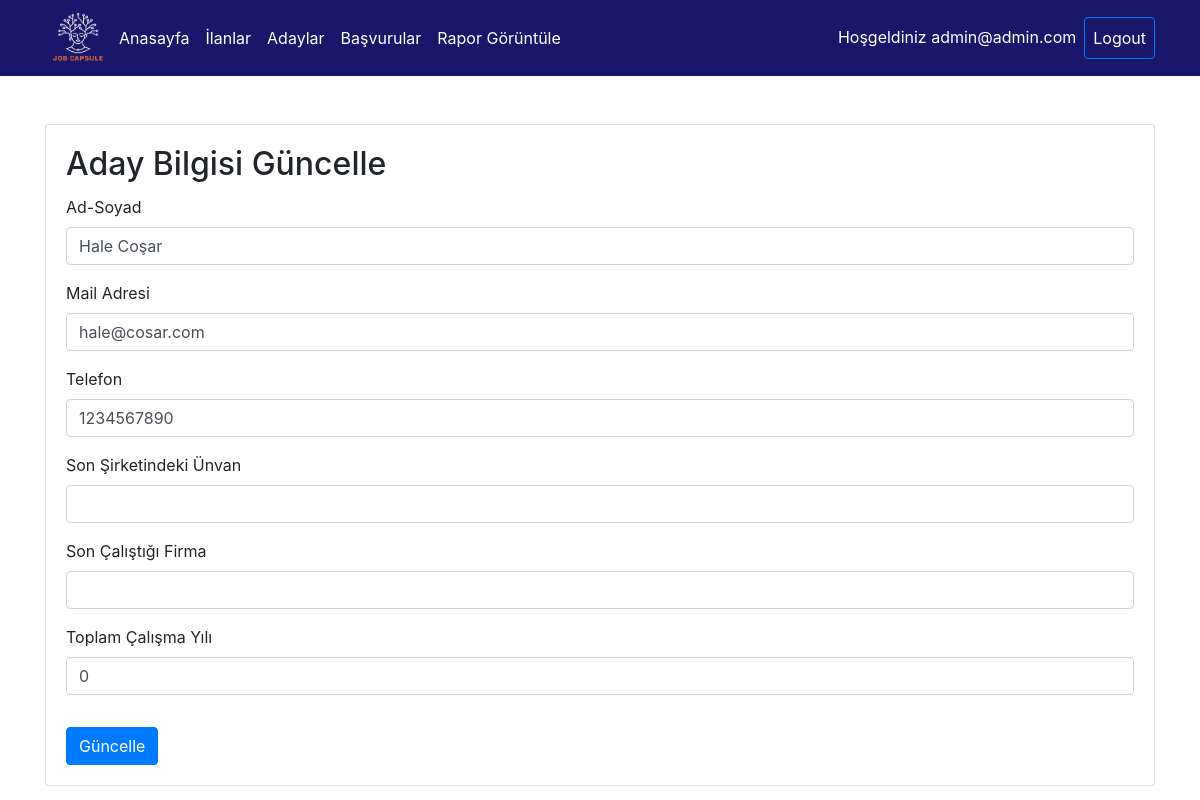
The app's page /Job_Capsule/Components/Admin-Operations/candidateUpdate.php?id=35 (signed in) with its own data.
### tables this page shows
CREATE TABLE `users` (
  `id` int(11) NOT NULL,
  `mail` varchar(50) NOT NULL,
  `password` varchar(200) NOT NULL,
  `phone` varchar(20) NOT NULL,
  `fullname` varchar(200) NOT NULL,
  `role` bit(1) NOT NULL DEFAULT b'0',
  `cvfilename` text NOT NULL,
  `isDeleted` bit(1) NOT NULL DEFAULT b'0',
  `lastTitle` text NOT NULL,
  `lastCompany` text NOT NULL,
  `experienceYear` int(11) NOT NULL
);

### Job_Capsule/libs/functions.php (called while the page is built, shortened)
<?php
function getCandidateByID(int $id)
{
    include "config.php";
    $query = "SELECT * from users WHERE id='$id'";
    $result = mysqli_query($connection, $query);
    $row = mysqli_fetch_assoc($result);
    return $row;
}
?>

### Job_Capsule/Components/Admin-Operations/candidateUpdate.php (the view, shortened to what this page needs)
<?php
require "../../libs/functions.php";
include "admin-nav.php";
$id = $_GET['id'] ?? null;
$candidate = getCandidateByID($id);
$fullname = $candidate['fullname'];
$mail = $candidate['mail'];
$phone = $candidate['phone'];
$lastTitle = $candidate['lastTitle'];
$lastCompany = $candidate['lastCompany'];
$experienceYear = $candidate['experienceYear'];
?>
<!DOCTYPE html>
<html lang="en">
<head>
    <link rel="stylesheet" href="https://stackpath.bootstrapcdn.com/bootstrap/4.5.2/css/bootstrap.min.css"
>
</head>
<body>
    <div class="container mt-5">
        <div class="row">
            <div class="col-12">
                <div class="card">
                    <div class="card-body">
                        <h2 class="card-title">Aday Bilgisi Güncelle</h2>
                        <form action="candidateUpdate.php" method="POST" enctype="multipart/form-data">
                            <div class="form-group">
                                <label for="fullname">Ad-Soyad</label>
                                <input type="text" name="fullname" id="fullname" class="form-control"
                                    value="<?php echo $fullname; ?>">
                            </div>
                            <div class="form-group">
                                <label for="mail">Mail Adresi</label>
                                <input type="email" name="mail" id="typemail" class="form-control"
                                    value="<?php echo htmlspecialchars($mail); ?>" />
                            </div>
                            <div class="form-group">
                                <label for="phone">Telefon</label>
                                <input type="text" id="typephone" class="form-control" name="phone"
                                    value="<?php echo htmlspecialchars($phone); ?>" />
                            </div>
                            <div class="form-group">
                                <label for="lastTitle">Son Şirketindeki Ünvan</label>
                                <input type="text" class="form-control" id="typelastTitle" name="lastTitle"
                                    value="<?php echo htmlspecialchars($lastTitle); ?>" />
                            </div>
                            <div class="form-group">
                                <label for="lastCompany">Son Çalıştığı Firma </label>
                                <input type="text" class="form-control" id="typelastCompany" name="lastCompany"
                                    value="<?php echo htmlspecialchars($lastCompany); ?>" />
                            </div>
                            <div class="form-group">
                                <label for="experienceYear">Toplam Çalışma Yılı </label>
                                <input type="text" id="typeexperienceYear" class="form-control" name="experienceYear"
                                    value="<?php echo htmlspecialchars($experienceYear); ?>" />
                            </div>
                            <button type="submit" class="btn btn-primary mt-3">Güncelle</button>
                        </form>
                    </div>
                </div>
            </div>
        </div>
    </div>
</body>
</html>

### records on screen
users: fullname "Hale Coşar", mail "hale@cosar.com", phone "1234567890", experienceYear "0"

### other values on screen
$_SESSION['mail'] "admin@admin.com"
